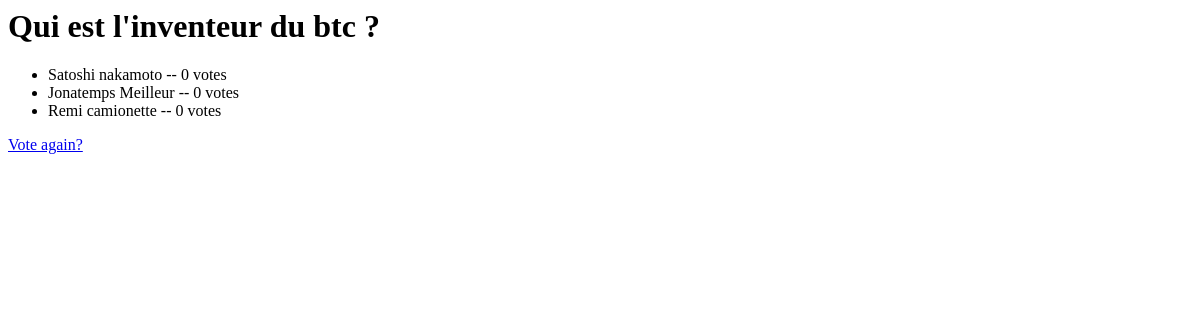
Page /polls/7/results/ on the earlier database version.
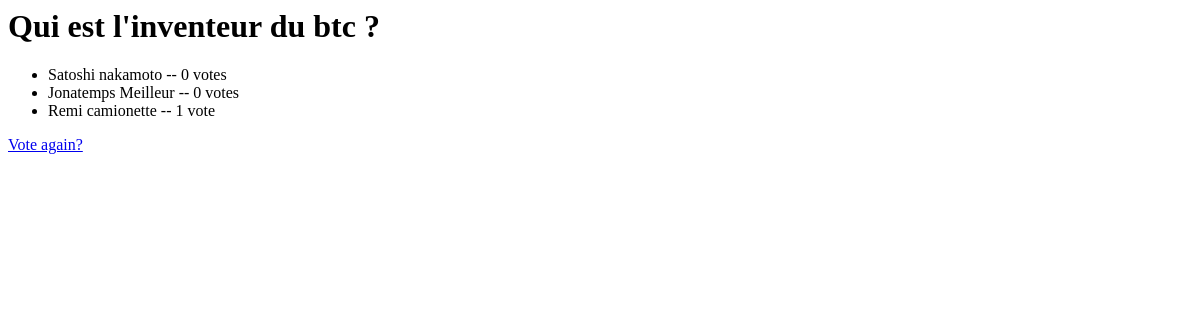
Same page on the later database version.
### polls/models.py (models this page shows, shortened)
class Choice(models.Model):
    question = models.ForeignKey(Question, on_delete=models.CASCADE)
    choice_text = models.CharField(max_length=200)
    votes = models.IntegerField(default=0)

### polls/views.py (the view)
# urls.py: path("<int:pk>/results/", views.ResultsView.as_view(), name="results"),
class ResultsView(generic.DetailView):
    model = Question
    template_name = "polls/results.html"

### polls/templates/polls/results.html
<h1>{{ question.question_text }}</h1>
<ul>
{% for choice in question.choice_set.all %}
    <li>{{ choice.choice_text }} -- {{ choice.votes }} vote{{ choice.votes|pluralize }}</li>
{% endfor %}
</ul>
<a href="{% url 'polls:detail' question.id %}">Vote again?</a>

Differences in the rows shown:
changed Choice "Remi camionette": votes "0" → "1"
